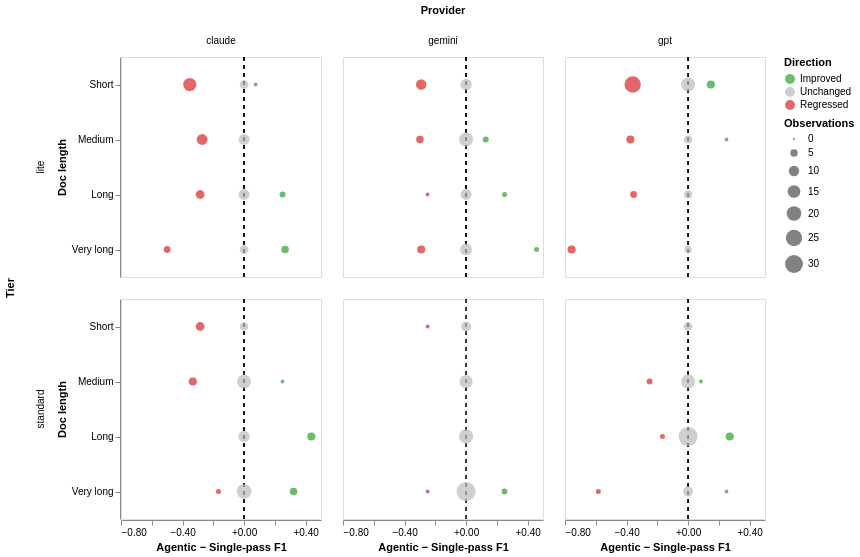

The code cell stored with this chart in its notebook:
### Code cell
def plot_delta_dotplot(df: pl.DataFrame) -> alt.FacetChart:
    df_ranked = df.with_columns(
        pl.when(pl.col("delta") > 0.001)
        .then(pl.lit("Improved"))
        .when(pl.col("delta") < -0.001)
        .then(pl.lit("Regressed"))
        .otherwise(pl.lit("Unchanged"))
        .alias("direction"),
    )

    df_agg = df_ranked.group_by(["provider", "tier", "doc_length", "direction"]).agg(
        pl.col("delta").mean().alias("delta"),
        pl.len().alias("count"),
    )

    df_pd = df_agg.to_pandas()
    color_scale = alt.Scale(
        domain=["Improved", "Unchanged", "Regressed"],
        range=["#2ca02c", "#bbbbbb", "#d62728"],
    )

    zero_line = (
        alt.Chart()
        .mark_rule(color="black", strokeDash=[4, 4], opacity=0.4)
        .encode(x=alt.datum(0))
    )

    dots = (
        alt.Chart()
        .mark_point(filled=True, opacity=0.7)
        .encode(
            x=alt.X(
                "delta:Q",
                title="Agentic \u2212 Single-pass F1",
                axis=alt.Axis(format="+.2f"),
            ),
            y=alt.Y(
                "doc_length:O",
                title="Doc length",
                sort=["Short", "Medium", "Long", "Very long"],
            ),
            color=alt.Color("direction:N", scale=color_scale, title="Direction"),
            size=alt.Size("count:Q", title="Observations"),
            tooltip=[
                alt.Tooltip("provider:N"),
                alt.Tooltip("tier:N"),
                alt.Tooltip("doc_length:O", title="Doc length"),
                alt.Tooltip("delta:Q", format="+.3f", title="Mean F1 delta"),
                alt.Tooltip("direction:N"),
                alt.Tooltip("count:Q", title="Observations"),
            ],
        )
    )

    return (
        alt.layer(zero_line, dots, data=df_pd)
        .properties(width=200, height=220)
        .facet(
            column=alt.Column("provider:N", title="Provider"),
            row=alt.Row("tier:N", title="Tier"),
        )
    )


plot_delta_dotplot(deltas)

### Figure 1 — Vega-Lite specification as saved in the notebook (floating-point values rounded to 4 significant figures)
{"config": {"view": {"continuousWidth": 300, "continuousHeight": 300}}, "data": {"name": "data-b90dcbf18a41417721c0b6d963eeba8f"}, "facet": {"column": {"field": "provider", "title": "Provider", "type": "nominal"}, "row": {"field": "tier", "title": "Tier", "type": "nominal"}}, "spec": {"layer": [{"mark": {"type": "rule", "color": "black", "opacity": 0.4, "strokeDash": [4, 4]}, "encoding": {"x": {"datum": 0}}}, {"mark": {"type": "point", "filled": true, "opacity": 0.7}, "encoding": {"color": {"field": "direction", "scale": {"domain": ["Improved", "Unchanged", "Regressed"], "range": ["#2ca02c", "#bbbbbb", "#d62728"]}, "title": "Direction", "type": "nominal"}, "size": {"field": "count", "title": "Observations", "type": "quantitative"}, "tooltip": [{"field": "provider", "type": "nominal"}, {"field": "tier", "type": "nominal"}, {"field": "doc_length", "title": "Doc length", "type": "ordinal"}, {"field": "delta", "format": "+.3f", "title": "Mean F1 delta", "type": "quantitative"}, {"field": "direction", "type": "nominal"}, {"field": "count", "title": "Observations", "type": "quantitative"}], "x": {"axis": {"format": "+.2f"}, "field": "delta", "title": "Agentic − Single-pass F1", "type": "quantitative"}, "y": {"field": "doc_length", "sort": ["Short", "Medium", "Long", "Very long"], "title": "Doc length", "type": "ordinal"}}}], "height": 220, "width": 200}, "$schema": "https://vega.github.io/schema/vega-lite/v6.1.0.json", "datasets": {"data-b90dcbf18a41417721c0b6d963eeba8f": [{"provider": "gpt", "tier": "lite", "doc_length": "Medium", "direction": "Unchanged", "delta": 0.0, "count": 6}, {"provider": "gpt", "tier": "standard", "doc_length": "Long", "direction": "Regressed", "delta": -0.1667, "count": 2}, {"provider": "claude", "tier": "lite", "doc_length": "Long", "direction": "Regressed", "delta": -0.2857, "count": 7}, {"provider": "gpt", "tier": "lite", "doc_length": "Short", "direction": "Regressed", "delta": -0.36, "count": 25}, {"provider": "gpt", "tier": "standard", "doc_length": "Medium", "direction": "Unchanged", "delta": 0.0, "count": 18}, {"provider": "gpt", "tier": "standard", "doc_length": "Very long", "direction": "Unchanged", "delta": 0.0, "count": 9}, {"provider": "claude", "tier": "lite", "doc_length": "Very long", "direction": "Unchanged", "delta": 0.0, "count": 7}, {"provider": "claude", "tier": "lite", "doc_length": "Medium", "direction": "Regressed", "delta": -0.2727, "count": 11}, {"provider": "gemini", "tier": "lite", "doc_length": "Long", "direction": "Improved", "delta": 0.25, "count": 2}, {"provider": "gemini", "tier": "lite", "doc_length": "Long", "direction": "Unchanged", "delta": 0.0, "count": 11}, {"provider": "claude", "tier": "standard", "doc_length": "Very long", "direction": "Improved", "delta": 0.3217, "count": 5}, {"provider": "gpt", "tier": "standard", "doc_length": "Long", "direction": "Unchanged", "delta": 0.0, "count": 34}, {"provider": "gpt", "tier": "lite", "doc_length": "Very long", "direction": "Unchanged", "delta": 0.0, "count": 5}, {"provider": "gemini", "tier": "standard", "doc_length": "Very long", "direction": "Improved", "delta": 0.25, "count": 3}, {"provider": "gpt", "tier": "standard", "doc_length": "Medium", "direction": "Improved", "delta": 0.0833, "count": 1}, {"provider": "claude", "tier": "standard", "doc_length": "Long", "direction": "Unchanged", "delta": 0.0, "count": 12}, {"provider": "claude", "tier": "lite", "doc_length": "Long", "direction": "Unchanged", "delta": 0.0, "count": 11}, {"provider": "gemini", "tier": "standard", "doc_length": "Medium", "direction": "Unchanged", "delta": 0.0, "count": 16}, {"provider": "gemini", "tier": "lite", "doc_length": "Medium", "direction": "Unchanged", "delta": 0.0, "count": 18}, {"provider": "gpt", "tier": "lite", "doc_length": "Medium", "direction": "Regressed", "delta": -0.375, "count": 6}, {"provider": "gpt", "tier": "lite", "doc_length": "Long", "direction": "Regressed", "delta": -0.3542, "count": 4}, {"provider": "gpt", "tier": "standard", "doc_length": "Long", "direction": "Improved", "delta": 0.2708, "count": 6}, {"provider": "gpt", "tier": "lite", "doc_length": "Long", "direction": "Unchanged", "delta": 0.0, "count": 6}, {"provider": "gpt", "tier": "lite", "doc_length": "Short", "direction": "Improved", "delta": 0.1478, "count": 6}, {"provider": "gemini", "tier": "lite", "doc_length": "Medium", "direction": "Improved", "delta": 0.1278, "count": 3}, {"provider": "gpt", "tier": "standard", "doc_length": "Short", "direction": "Unchanged", "delta": 0.0, "count": 7}, {"provider": "gpt", "tier": "standard", "doc_length": "Very long", "direction": "Regressed", "delta": -0.5834, "count": 2}, {"provider": "claude", "tier": "standard", "doc_length": "Short", "direction": "Unchanged", "delta": 0.0, "count": 6}, {"provider": "claude", "tier": "lite", "doc_length": "Short", "direction": "Regressed", "delta": -0.3529, "count": 16}, {"provider": "claude", "tier": "standard", "doc_length": "Very long", "direction": "Regressed", "delta": -0.1667, "count": 2}, {"provider": "claude", "tier": "lite", "doc_length": "Very long", "direction": "Improved", "delta": 0.2667, "count": 5}, {"provider": "gpt", "tier": "standard", "doc_length": "Medium", "direction": "Regressed", "delta": -0.25, "count": 3}, {"provider": "claude", "tier": "standard", "doc_length": "Very long", "direction": "Unchanged", "delta": 0.0, "count": 20}, {"provider": "claude", "tier": "standard", "doc_length": "Medium", "direction": "Improved", "delta": 0.25, "count": 1}, {"provider": "claude", "tier": "standard", "doc_length": "Long", "direction": "Improved", "delta": 0.4375, "count": 6}, {"provider": "gemini", "tier": "lite", "doc_length": "Medium", "direction": "Regressed", "delta": -0.3, "count": 5}, {"provider": "gemini", "tier": "lite", "doc_length": "Long", "direction": "Regressed", "delta": -0.25, "count": 1}, {"provider": "claude", "tier": "lite", "doc_length": "Very long", "direction": "Regressed", "delta": -0.5, "count": 4}, {"provider": "gpt", "tier": "lite", "doc_length": "Short", "direction": "Unchanged", "delta": 0.0, "count": 18}, {"provider": "gemini", "tier": "lite", "doc_length": "Short", "direction": "Regressed", "delta": -0.2917, "count": 10}, {"provider": "gemini", "tier": "lite", "doc_length": "Very long", "direction": "Unchanged", "delta": 0.0, "count": 13}, {"provider": "gemini", "tier": "standard", "doc_length": "Short", "direction": "Unchanged", "delta": 0.0, "count": 9}, {"provider": "gpt", "tier": "lite", "doc_length": "Very long", "direction": "Regressed", "delta": -0.7569, "count": 6}, {"provider": "claude", "tier": "lite", "doc_length": "Short", "direction": "Improved", "delta": 0.075, "count": 1}, {"provider": "gemini", "tier": "lite", "doc_length": "Very long", "direction": "Improved", "delta": 0.4583, "count": 2}, {"provider": "gpt", "tier": "standard", "doc_length": "Very long", "direction": "Improved", "delta": 0.25, "count": 1}, {"provider": "gemini", "tier": "standard", "doc_length": "Long", "direction": "Unchanged", "delta": 0.0, "count": 19}, {"provider": "gemini", "tier": "standard", "doc_length": "Short", "direction": "Regressed", "delta": -0.25, "count": 1}, {"provider": "gpt", "tier": "lite", "doc_length": "Medium", "direction": "Improved", "delta": 0.25, "count": 1}, {"provider": "claude", "tier": "lite", "doc_length": "Long", "direction": "Improved", "delta": 0.25, "count": 3}, {"provider": "claude", "tier": "standard", "doc_length": "Medium", "direction": "Unchanged", "delta": 0.0, "count": 18}, {"provider": "gemini", "tier": "lite", "doc_length": "Short", "direction": "Unchanged", "delta": 0.0, "count": 12}, {"provider": "gemini", "tier": "lite", "doc_length": "Very long", "direction": "Regressed", "delta": -0.2917, "count": 6}, {"provider": "claude", "tier": "lite", "doc_length": "Short", "direction": "Unchanged", "delta": 0.0, "count": 7}, {"provider": "claude", "tier": "standard", "doc_length": "Medium", "direction": "Regressed", "delta": -0.3333, "count": 6}, {"provider": "claude", "tier": "standard", "doc_length": "Short", "direction": "Regressed", "delta": -0.2857, "count": 7}, {"provider": "claude", "tier": "lite", "doc_length": "Medium", "direction": "Unchanged", "delta": 0.0, "count": 11}, {"provider": "gemini", "tier": "standard", "doc_length": "Very long", "direction": "Unchanged", "delta": 0.0, "count": 34}, {"provider": "gemini", "tier": "standard", "doc_length": "Very long", "direction": "Regressed", "delta": -0.25, "count": 1}]}}
